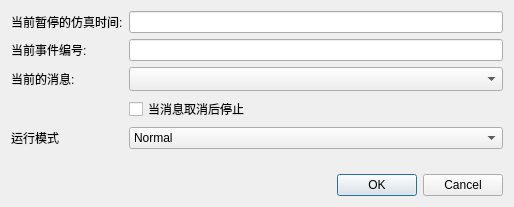
<?xml version="1.0" encoding="UTF-8"?>
<ui version="4.0">
 <class>RunUntilDialog</class>
 <widget class="QDialog" name="RunUntilDialog">
  <property name="geometry">
   <rect>
    <x>0</x>
    <y>0</y>
    <width>514</width>
    <height>207</height>
   </rect>
  </property>
  <property name="sizePolicy">
   <sizepolicy hsizetype="Minimum" vsizetype="Minimum">
    <horstretch>0</horstretch>
    <verstretch>0</verstretch>
   </sizepolicy>
  </property>
  <property name="windowTitle">
   <string>Run Until</string>
  </property>
  <layout class="QVBoxLayout" name="verticalLayout">
   <item>
    <layout class="QFormLayout" name="formLayout">
     <item row="0" column="0">
      <widget class="QLabel" name="timeLabel">
       <property name="text">
        <string>当前暂停的仿真时间:</string>
       </property>
      </widget>
     </item>
     <item row="1" column="0">
      <widget class="QLabel" name="eventLabel">
       <property name="text">
        <string>当前事件编号:</string>
       </property>
      </widget>
     </item>
     <item row="2" column="0">
      <widget class="QLabel" name="msgLabel">
       <property name="text">
        <string>当前的消息:</string>
       </property>
      </widget>
     </item>
     <item row="3" column="0">
      <widget class="QLabel" name="empty">
       <property name="text">
        <string/>
       </property>
      </widget>
     </item>
     <item row="4" column="0">
      <widget class="QLabel" name="modeLabel">
       <property name="text">
        <string>运行模式</string>
       </property>
      </widget>
     </item>
     <item row="0" column="1">
      <widget class="QLineEdit" name="timeEdit"/>
     </item>
     <item row="1" column="1">
      <widget class="QLineEdit" name="eventEdit"/>
     </item>
     <item row="3" column="1">
      <widget class="QCheckBox" name="stopCheckbox">
       <property name="text">
        <string>当消息取消后停止</string>
       </property>
      </widget>
     </item>
     <item row="4" column="1">
      <widget class="QComboBox" name="modeComboBox">
       <property name="sizePolicy">
        <sizepolicy hsizetype="Expanding" vsizetype="Fixed">
         <horstretch>0</horstretch>
         <verstretch>0</verstretch>
        </sizepolicy>
       </property>
       <item>
        <property name="text">
         <string extracomment="正常">Normal</string>
        </property>
       </item>
       <item>
        <property name="text">
         <string extracomment="快速">Fast (rare updates)</string>
        </property>
       </item>
       <item>
        <property name="text">
         <string extracomment="极速">Express (tracing off)</string>
        </property>
       </item>
      </widget>
     </item>
     <item row="2" column="1">
      <widget class="QComboBox" name="msgCombo">
       <property name="sizePolicy">
        <sizepolicy hsizetype="Expanding" vsizetype="Fixed">
         <horstretch>0</horstretch>
         <verstretch>0</verstretch>
        </sizepolicy>
       </property>
       <property name="editable">
        <bool>false</bool>
       </property>
       <property name="sizeAdjustPolicy">
        <enum>QComboBox::AdjustToMinimumContentsLengthWithIcon</enum>
       </property>
      </widget>
     </item>
    </layout>
   </item>
   <item>
    <widget class="QDialogButtonBox" name="buttonBox">
     <property name="orientation">
      <enum>Qt::Horizontal</enum>
     </property>
     <property name="standardButtons">
      <set>QDialogButtonBox::Cancel|QDialogButtonBox::Ok</set>
     </property>
    </widget>
   </item>
  </layout>
 </widget>
 <resources/>
 <connections>
  <connection>
   <sender>buttonBox</sender>
   <signal>accepted()</signal>
   <receiver>RunUntilDialog</receiver>
   <slot>accept()</slot>
   <hints>
    <hint type="sourcelabel">
     <x>248</x>
     <y>254</y>
    </hint>
    <hint type="destinationlabel">
     <x>157</x>
     <y>274</y>
    </hint>
   </hints>
  </connection>
  <connection>
   <sender>buttonBox</sender>
   <signal>rejected()</signal>
   <receiver>RunUntilDialog</receiver>
   <slot>reject()</slot>
   <hints>
    <hint type="sourcelabel">
     <x>316</x>
     <y>260</y>
    </hint>
    <hint type="destinationlabel">
     <x>286</x>
     <y>274</y>
    </hint>
   </hints>
  </connection>
 </connections>
</ui>
